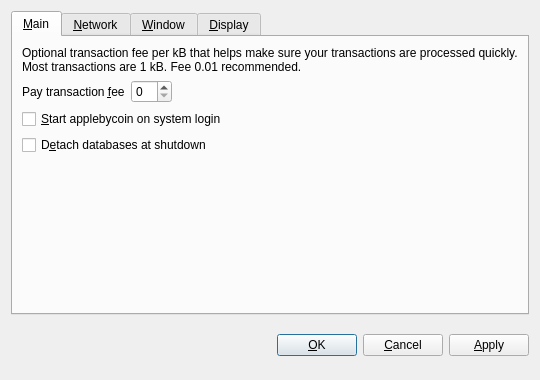
<?xml version="1.0" encoding="UTF-8"?>
<ui version="4.0">
 <class>OptionsDialog</class>
 <widget class="QDialog" name="OptionsDialog">
  <property name="geometry">
   <rect>
    <x>0</x>
    <y>0</y>
    <width>540</width>
    <height>380</height>
   </rect>
  </property>
  <property name="windowTitle">
   <string>Options</string>
  </property>
  <property name="modal">
   <bool>true</bool>
  </property>
  <layout class="QVBoxLayout" name="verticalLayout">
   <item>
    <widget class="QTabWidget" name="tabWidget">
     <property name="tabPosition">
      <enum>QTabWidget::North</enum>
     </property>
     <property name="currentIndex">
      <number>0</number>
     </property>
     <widget class="QWidget" name="tabMain">
      <attribute name="title">
       <string>&amp;Main</string>
      </attribute>
      <layout class="QVBoxLayout" name="verticalLayout_Main">
       <item>
        <widget class="QLabel" name="transactionFeeInfoLabel">
         <property name="text">
          <string>Optional transaction fee per kB that helps make sure your transactions are processed quickly. Most transactions are 1 kB. Fee 0.01 recommended.</string>
         </property>
         <property name="textFormat">
          <enum>Qt::PlainText</enum>
         </property>
         <property name="wordWrap">
          <bool>true</bool>
         </property>
        </widget>
       </item>
       <item>
        <layout class="QHBoxLayout" name="horizontalLayout_Main">
         <item>
          <widget class="QLabel" name="transactionFeeLabel">
           <property name="text">
            <string>Pay transaction &amp;fee</string>
           </property>
           <property name="textFormat">
            <enum>Qt::PlainText</enum>
           </property>
           <property name="buddy">
            <cstring>transactionFee</cstring>
           </property>
          </widget>
         </item>
         <item>
          <widget class="applebycoinAmountField" name="transactionFee"/>
         </item>
         <item>
          <spacer name="horizontalSpacer_Main">
           <property name="orientation">
            <enum>Qt::Horizontal</enum>
           </property>
           <property name="sizeHint" stdset="0">
            <size>
             <width>40</width>
             <height>20</height>
            </size>
           </property>
          </spacer>
         </item>
        </layout>
       </item>
       <item>
        <widget class="QCheckBox" name="applebycoinAtStartup">
         <property name="toolTip">
          <string>Automatically start applebycoin after logging in to the system.</string>
         </property>
         <property name="text">
          <string>&amp;Start applebycoin on system login</string>
         </property>
        </widget>
       </item>
       <item>
        <widget class="QCheckBox" name="detachDatabases">
         <property name="toolTip">
          <string>Detach block and address databases at shutdown. This means they can be moved to another data directory, but it slows down shutdown. The wallet is always detached.</string>
         </property>
         <property name="text">
          <string>D&amp;etach databases at shutdown</string>
         </property>
        </widget>
       </item>
       <item>
        <spacer name="verticalSpacer_Main">
         <property name="orientation">
          <enum>Qt::Vertical</enum>
         </property>
         <property name="sizeHint" stdset="0">
          <size>
           <width>20</width>
           <height>40</height>
          </size>
         </property>
        </spacer>
       </item>
      </layout>
     </widget>
     <widget class="QWidget" name="tabNetwork">
      <attribute name="title">
       <string>&amp;Network</string>
      </attribute>
      <layout class="QVBoxLayout" name="verticalLayout_Network">
       <item>
        <widget class="QCheckBox" name="mapPortUpnp">
         <property name="toolTip">
          <string>Automatically open the applebycoin client port on the router. This only works when your router supports UPnP and it is enabled.</string>
         </property>
         <property name="text">
          <string>Map port using &amp;UPnP</string>
         </property>
        </widget>
       </item>
       <item>
        <widget class="QCheckBox" name="connectSocks">
         <property name="toolTip">
          <string>Connect to the applebycoin network through a SOCKS proxy (e.g. when connecting through Tor).</string>
         </property>
         <property name="text">
          <string>Connect through &amp;SOCKS proxy:</string>
         </property>
        </widget>
       </item>
       <item>
        <layout class="QHBoxLayout" name="horizontalLayout_Network">
         <item>
          <widget class="QLabel" name="proxyIpLabel">
           <property name="text">
            <string>Proxy &amp;IP:</string>
           </property>
           <property name="textFormat">
            <enum>Qt::PlainText</enum>
           </property>
           <property name="buddy">
            <cstring>proxyIp</cstring>
           </property>
          </widget>
         </item>
         <item>
          <widget class="QValidatedLineEdit" name="proxyIp">
           <property name="maximumSize">
            <size>
             <width>140</width>
             <height>16777215</height>
            </size>
           </property>
           <property name="toolTip">
            <string>IP address of the proxy (e.g. 127.0.0.1)</string>
           </property>
          </widget>
         </item>
         <item>
          <widget class="QLabel" name="proxyPortLabel">
           <property name="text">
            <string>&amp;Port:</string>
           </property>
           <property name="textFormat">
            <enum>Qt::PlainText</enum>
           </property>
           <property name="buddy">
            <cstring>proxyPort</cstring>
           </property>
          </widget>
         </item>
         <item>
          <widget class="QLineEdit" name="proxyPort">
           <property name="maximumSize">
            <size>
             <width>55</width>
             <height>16777215</height>
            </size>
           </property>
           <property name="toolTip">
            <string>Port of the proxy (e.g. 9050)</string>
           </property>
          </widget>
         </item>
         <item>
          <widget class="QLabel" name="socksVersionLabel">
           <property name="text">
            <string>SOCKS &amp;Version:</string>
           </property>
           <property name="textFormat">
            <enum>Qt::PlainText</enum>
           </property>
           <property name="buddy">
            <cstring>socksVersion</cstring>
           </property>
          </widget>
         </item>
         <item>
          <widget class="QValueComboBox" name="socksVersion">
           <property name="toolTip">
            <string>SOCKS version of the proxy (e.g. 5)</string>
           </property>
          </widget>
         </item>
         <item>
          <spacer name="horizontalSpacer_Network">
           <property name="orientation">
            <enum>Qt::Horizontal</enum>
           </property>
           <property name="sizeHint" stdset="0">
            <size>
             <width>40</width>
             <height>20</height>
            </size>
           </property>
          </spacer>
         </item>
        </layout>
       </item>
       <item>
        <spacer name="verticalSpacer_Network">
         <property name="orientation">
          <enum>Qt::Vertical</enum>
         </property>
         <property name="sizeHint" stdset="0">
          <size>
           <width>20</width>
           <height>40</height>
          </size>
         </property>
        </spacer>
       </item>
      </layout>
     </widget>
     <widget class="QWidget" name="tabWindow">
      <attribute name="title">
       <string>&amp;Window</string>
      </attribute>
      <layout class="QVBoxLayout" name="verticalLayout_Window">
       <item>
        <widget class="QCheckBox" name="minimizeToTray">
         <property name="toolTip">
          <string>Show only a tray icon after minimizing the window.</string>
         </property>
         <property name="text">
          <string>Minimize to the &amp;tray instead of the taskbar</string>
         </property>
        </widget>
       </item>
       <item>
        <widget class="QCheckBox" name="minimizeOnClose">
         <property name="toolTip">
          <string>Minimize instead of exit the application when the window is closed. When this option is enabled, the application will be closed only after selecting Quit in the menu.</string>
         </property>
         <property name="text">
          <string>M&amp;inimize on close</string>
         </property>
        </widget>
       </item>
       <item>
        <spacer name="verticalSpacer_Window">
         <property name="orientation">
          <enum>Qt::Vertical</enum>
         </property>
         <property name="sizeHint" stdset="0">
          <size>
           <width>20</width>
           <height>40</height>
          </size>
         </property>
        </spacer>
       </item>
      </layout>
     </widget>
     <widget class="QWidget" name="tabDisplay">
      <attribute name="title">
       <string>&amp;Display</string>
      </attribute>
      <layout class="QVBoxLayout" name="verticalLayout_Display">
       <item>
        <layout class="QHBoxLayout" name="horizontalLayout_1_Display">
         <item>
          <widget class="QLabel" name="langLabel">
           <property name="text">
            <string>User Interface &amp;language:</string>
           </property>
           <property name="textFormat">
            <enum>Qt::PlainText</enum>
           </property>
           <property name="buddy">
            <cstring>lang</cstring>
           </property>
          </widget>
         </item>
         <item>
          <widget class="QValueComboBox" name="lang">
           <property name="toolTip">
            <string>The user interface language can be set here. This setting will take effect after restarting applebycoin.</string>
           </property>
          </widget>
         </item>
        </layout>
       </item>
       <item>
        <layout class="QHBoxLayout" name="horizontalLayout_2_Display">
         <item>
          <widget class="QLabel" name="unitLabel">
           <property name="text">
            <string>&amp;Unit to show amounts in:</string>
           </property>
           <property name="textFormat">
            <enum>Qt::PlainText</enum>
           </property>
           <property name="buddy">
            <cstring>unit</cstring>
           </property>
          </widget>
         </item>
         <item>
          <widget class="QValueComboBox" name="unit">
           <property name="toolTip">
            <string>Choose the default subdivision unit to show in the interface and when sending coins.</string>
           </property>
          </widget>
         </item>
        </layout>
       </item>
       <item>
        <widget class="QCheckBox" name="displayAddresses">
         <property name="toolTip">
          <string>Whether to show applebycoin addresses in the transaction list or not.</string>
         </property>
         <property name="text">
          <string>Display addresses in &amp;transaction list</string>
         </property>
        </widget>
       </item>
       <item>
        <spacer name="verticalSpacer_Display">
         <property name="orientation">
          <enum>Qt::Vertical</enum>
         </property>
         <property name="sizeHint" stdset="0">
          <size>
           <width>20</width>
           <height>40</height>
          </size>
         </property>
        </spacer>
       </item>
      </layout>
     </widget>
    </widget>
   </item>
   <item>
    <layout class="QHBoxLayout" name="horizontalLayout_Buttons">
     <item>
      <spacer name="horizontalSpacer_1">
       <property name="orientation">
        <enum>Qt::Horizontal</enum>
       </property>
       <property name="sizeHint" stdset="0">
        <size>
         <width>40</width>
         <height>48</height>
        </size>
       </property>
      </spacer>
     </item>
     <item>
      <widget class="QLabel" name="statusLabel">
       <property name="font">
        <font>
         <weight>75</weight>
         <bold>true</bold>
        </font>
       </property>
       <property name="text">
        <string/>
       </property>
       <property name="textFormat">
        <enum>Qt::PlainText</enum>
       </property>
       <property name="wordWrap">
        <bool>true</bool>
       </property>
      </widget>
     </item>
     <item>
      <spacer name="horizontalSpacer_2">
       <property name="orientation">
        <enum>Qt::Horizontal</enum>
       </property>
       <property name="sizeHint" stdset="0">
        <size>
         <width>40</width>
         <height>48</height>
        </size>
       </property>
      </spacer>
     </item>
     <item>
      <widget class="QPushButton" name="okButton">
       <property name="text">
        <string>&amp;OK</string>
       </property>
      </widget>
     </item>
     <item>
      <widget class="QPushButton" name="cancelButton">
       <property name="text">
        <string>&amp;Cancel</string>
       </property>
       <property name="autoDefault">
        <bool>false</bool>
       </property>
      </widget>
     </item>
     <item>
      <widget class="QPushButton" name="applyButton">
       <property name="text">
        <string>&amp;Apply</string>
       </property>
       <property name="autoDefault">
        <bool>false</bool>
       </property>
      </widget>
     </item>
    </layout>
   </item>
  </layout>
 </widget>
 <customwidgets>
  <customwidget>
   <class>applebycoinAmountField</class>
   <extends>QSpinBox</extends>
   <header>applebycoinamountfield.h</header>
  </customwidget>
  <customwidget>
   <class>QValueComboBox</class>
   <extends>QComboBox</extends>
   <header>qvaluecombobox.h</header>
  </customwidget>
  <customwidget>
   <class>QValidatedLineEdit</class>
   <extends>QLineEdit</extends>
   <header>qvalidatedlineedit.h</header>
  </customwidget>
 </customwidgets>
 <resources/>
 <connections/>
</ui>
